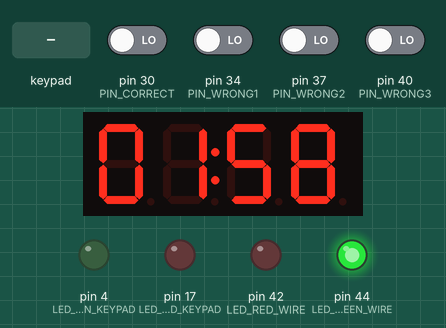
A sketch run on a simulated Arduino Mega 2560, built with avr-gcc and run on an emulated ATmega2560. Parts: 4-digit seven-segment display, output pins drawn as LEDs (lit = HIGH). The test bench sets the inputs (shaded band); at power-on: pin 30 (PIN_CORRECT), pin 34 (PIN_WRONG1), pin 37 (PIN_WRONG2), pin 40 (PIN_WRONG3) LOW. Pins used as bus, display or sensor lines are not drawn.

Above: at 1.2 s.
1.3 s: keypad keys 2 6 C D pressed 0.4 s apart
At 2.29 s:
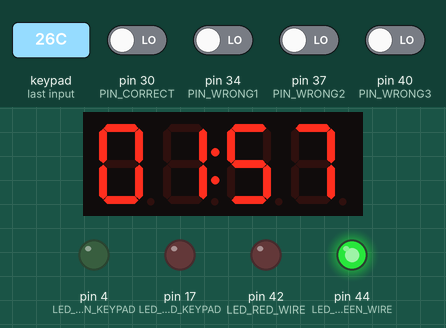
At 3.2 s:
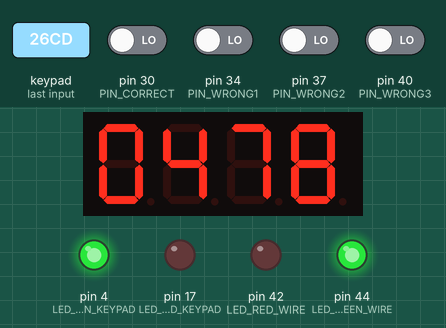
Timing chart, 0 to 4.7 s (numbered marks = the images above; inputs shaded):
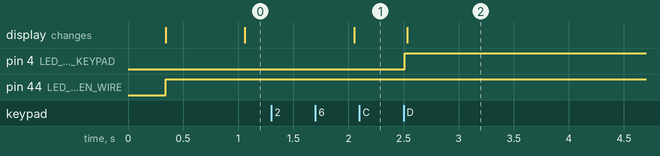

The sketch:

NEWITOG.ino
```cpp
#include <TM1637Display.h>
#include <Keypad.h>

// ----------------- Пины TM1637 -----------------
#define CLK 20
#define DIO 21
TM1637Display display(CLK, DIO);

// ----------------- Пины светодиодов -----------------
const uint8_t LED_RED_WIRE   = 42;
const uint8_t LED_GREEN_WIRE = 44;
const uint8_t LED_RED_KEYPAD   = 17;
const uint8_t LED_GREEN_KEYPAD = 4;

// ----------------- Пины проводов -----------------
const uint8_t PIN_CORRECT = 30;
const uint8_t PIN_WRONG1  = 34;
const uint8_t PIN_WRONG2  = 37;
const uint8_t PIN_WRONG3  = 40;

// ----------------- Настройки -----------------
const unsigned long GAME_TIME_MS = 120000UL;   // <<< 2 МИНУТЫ !!!
const unsigned long DEBOUNCE_MS = 50;
const unsigned long START_DELAY_MS = 300;
const int MAX_ERRORS = 3;

// ----------------- Переменные -----------------
unsigned long startMillis;
unsigned long fixedElapsed;
bool solvedWire = false;
bool solvedKeypad = false;
bool timeUp = false;
bool timerStopped = false;
bool gameOver = false;

int prevState[4];
unsigned long lastChangeTime[4] = {0,0,0,0};
bool wirePulled[4] = {false,false,false,false};

int errorCount = 0;

// ----------------- Клавиатура -----------------
const byte ROWS = 4;
const byte COLS = 4;

byte rowPins[ROWS] = {22, 23, 24, 25};
byte colPins[COLS] = {26, 27, 28, 29};

char keys[ROWS][COLS] = {
  {'1','2','3','A'},
  {'4','5','6','B'},
  {'7','8','9','C'},
  {'*','0','#','D'}
};

Keypad keypad = Keypad(makeKeymap(keys), rowPins, colPins, ROWS, COLS);

char correctSequence[4] = {'2', '6', 'C', 'D'};
char inputSequence[4];
int inputIndex = 0;

// ----------------- Setup -----------------
void setup() {

  // LED
  pinMode(LED_RED_WIRE, OUTPUT);     digitalWrite(LED_RED_WIRE, LOW);
  pinMode(LED_GREEN_WIRE, OUTPUT);   digitalWrite(LED_GREEN_WIRE, LOW);
  pinMode(LED_RED_KEYPAD, OUTPUT);   digitalWrite(LED_RED_KEYPAD, LOW);
  pinMode(LED_GREEN_KEYPAD, OUTPUT); digitalWrite(LED_GREEN_KEYPAD, LOW);

  // Провода
  pinMode(PIN_CORRECT, INPUT);
  pinMode(PIN_WRONG1, INPUT);
  pinMode(PIN_WRONG2, INPUT);
  pinMode(PIN_WRONG3, INPUT);

  // Клавиатура
  for (int i = 0; i < ROWS; i++) {
    pinMode(rowPins[i], OUTPUT);
    digitalWrite(rowPins[i], HIGH);
  }
  for (int i = 0; i < COLS; i++) {
    pinMode(colPins[i], INPUT_PULLUP);
  }

  display.setBrightness(0x0f);
  display.clear();

  startMillis = millis();

  prevState[0] = digitalRead(PIN_CORRECT);
  prevState[1] = digitalRead(PIN_WRONG1);
  prevState[2] = digitalRead(PIN_WRONG2);
  prevState[3] = digitalRead(PIN_WRONG3);
}

// ----------------- Loop -----------------
void loop() {

  unsigned long now = millis();
  if (now - startMillis < START_DELAY_MS) return;

  // --- Клавиатура ---
  if (!timerStopped && !gameOver && !solvedKeypad && !timeUp) {
    handleKeypad();
  }

  // --- Таймер ---
  unsigned long elapsed;
  if (timerStopped) {
    elapsed = fixedElapsed;
  } else {
    elapsed = now - startMillis;
    if (elapsed >= GAME_TIME_MS) {
      timeUp = true;
      elapsed = GAME_TIME_MS;
      stopTimer();
    }
  }

  // Показываем оставшееся время если игра НЕ закончена успехом
  if (!(solvedWire && solvedKeypad)) {
    unsigned long remaining = (GAME_TIME_MS > elapsed) ? (GAME_TIME_MS - elapsed) : 0;
    showTime(remaining / 1000);
  }

  // --- Провода ---
  if (!solvedWire && !timeUp && !timerStopped && !gameOver) {
    checkWire(PIN_CORRECT, true, 0);
    checkWire(PIN_WRONG1, false, 1);
    checkWire(PIN_WRONG2, false, 2);
    checkWire(PIN_WRONG3, false, 3);
  }

  if (!solvedWire && timeUp) digitalWrite(LED_RED_WIRE, HIGH);
  if (!solvedKeypad && timeUp) digitalWrite(LED_RED_KEYPAD, HIGH);

  // --- Победа ---
  if (!timerStopped && solvedWire && solvedKeypad) {
    stopTimer();
    showWinCode();
  }

  // --- Game Over ---
  if (!gameOver && errorCount >= MAX_ERRORS) {
    gameOver = true;
    stopTimer();
    digitalWrite(LED_RED_WIRE, HIGH);
    digitalWrite(LED_RED_KEYPAD, HIGH);
    digitalWrite(LED_GREEN_WIRE, LOW);
    digitalWrite(LED_GREEN_KEYPAD, LOW);
  }
}
// -------- Провода --------
void checkWire(uint8_t pin, bool isCorrect, int index) {
  int reading = digitalRead(pin);
  unsigned long now = millis();

  if (reading != prevState[index]) {
    lastChangeTime[index] = now;
    prevState[index] = reading;
  }

  if ((now - lastChangeTime[index]) > DEBOUNCE_MS && reading == LOW) {
    if (!wirePulled[index]) {
      handleWirePulled(isCorrect, index);
      wirePulled[index] = true;
    }
  }
}

void handleWirePulled(bool isCorrect, int index) {
  if (solvedWire || timeUp || timerStopped || gameOver) return;

  if (isCorrect) {
    solvedWire = true;
    digitalWrite(LED_RED_WIRE, LOW);
    digitalWrite(LED_GREEN_WIRE, HIGH);
  } else {
    errorCount++;
    for (int i = 0; i < 2; i++) {
      digitalWrite(LED_RED_WIRE, HIGH); delay(200);
      digitalWrite(LED_RED_WIRE, LOW);  delay(150);
    }
  }
}

// -------- Клавиатура --------
void handleKeypad() {
  char key = keypad.getKey();
  if (!key) return;

  inputSequence[inputIndex++] = key;

  if (inputIndex == 4) {
    bool ok = true;
    for (int i = 0; i < 4; i++) {
      if (inputSequence[i] != correctSequence[i]) ok = false;
    }

    if (ok) {
      solvedKeypad = true;
      digitalWrite(LED_GREEN_KEYPAD, HIGH);
      digitalWrite(LED_RED_KEYPAD, LOW);
    } else {
      errorCount++;
      for (int i = 0; i < 2; i++) {
        digitalWrite(LED_RED_KEYPAD, HIGH); delay(200);
        digitalWrite(LED_RED_KEYPAD, LOW);  delay(150);
      }
    }

    inputIndex = 0;
  }
}

// -------- Победа: вывод 1748 --------
void showWinCode() {
  display.showNumberDecEx(478, 0, true);
}

// -------- Таймер --------
void stopTimer() {
  timerStopped = true;
  fixedElapsed = millis() - startMillis;
}

void showTime(long secondsLeft) {
  if (secondsLeft < 0) secondsLeft = 0;
  int mm = secondsLeft / 60;
  int ss = secondsLeft % 60;
  int value = mm*100 + ss;
  uint8_t dots = 0b01000000;
  display.showNumberDecEx(value, dots, true, 4, 0);
}
```

Measured:
- after the input at 1.3 s, pin 4 (LED_GREEN_KEYPAD): LOW → HIGH after 1.2 s
